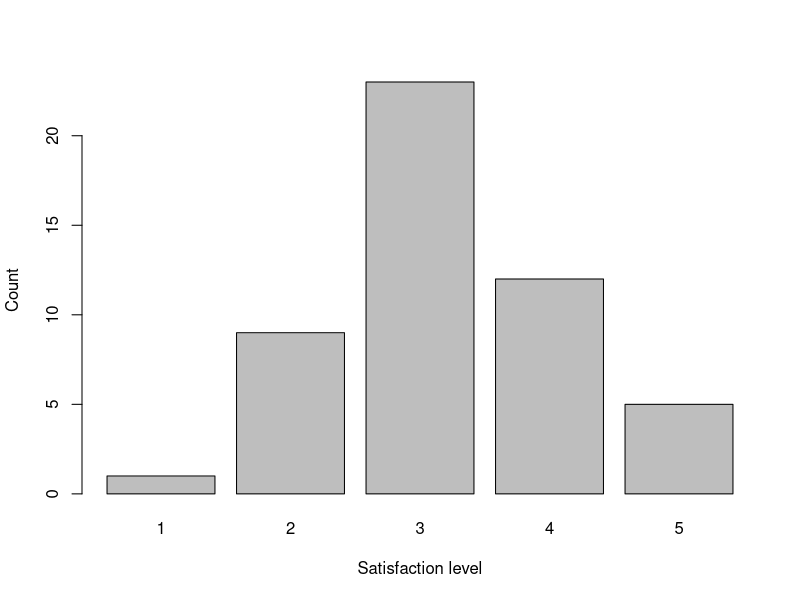
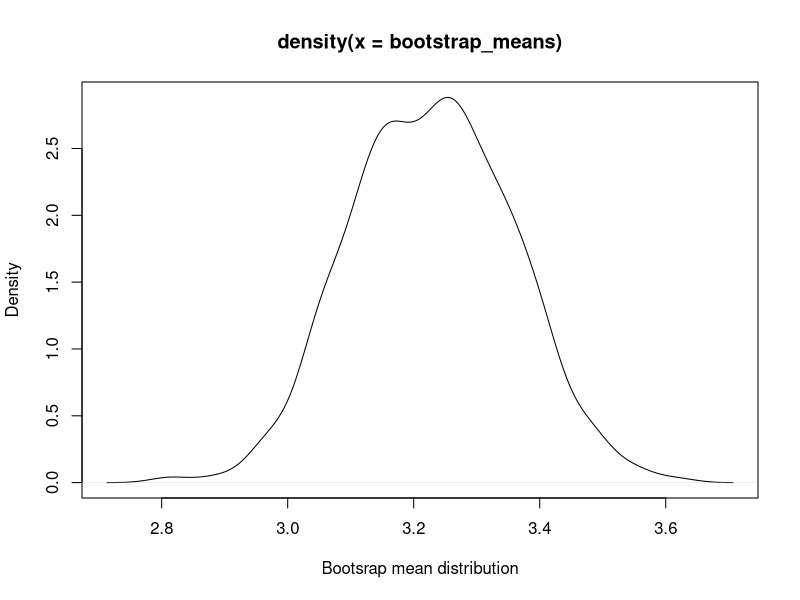

Source code (R) for these figures, in order:
df <- read.csv("dataset.csv")
col_names <- t(t(colnames(df)))

satisfaction_sample <- df$Are.you.satisfied.with.the.overall.e.learning.experience.
barplot(table(satisfaction_sample), xlab="Satisfaction level", ylab="Count")
sample_mean <- mean(df$Are.you.satisfied.with.the.overall.e.learning.experience)
paste("Sample mean - ", sample_mean)

no_of_bootstrap_samples <- 1000
sample_size <- length(satisfaction_sample)
bootstrap_means <- c()

for (i in 1:no_of_bootstrap_samples) {
  bootstrapSample <- sample(satisfaction_sample, size = sample_size, replace = TRUE)
  bootstrap_means[i] <- mean(bootstrapSample)
}

paste("Bootstrap s.d.", sd(bootstrap_means))
margin_error <- sd(bootstrap_means) * 2

paste("Confidence interval - (", sample_mean - margin_error, ",", sample_mean + margin_error, ")")

plot(density(bootstrap_means), xlab = "Bootsrap mean distribution", )